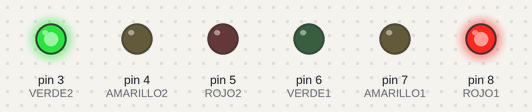
This sketch was run on a simulated Arduino Uno, built with avr-gcc and run on an emulated ATmega328P. Parts: output pins drawn as LEDs (lit = HIGH).

Above: at 2.5 s.
At 6.0 s:
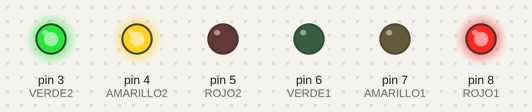
At 9.5 s:
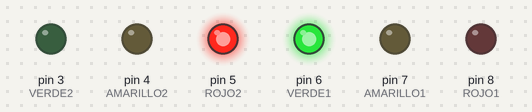
At 13.0 s:
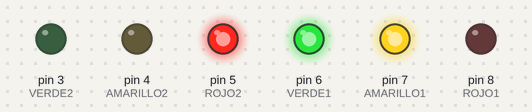
Timing chart, 0 to 18.2 s (numbered marks = the images above):
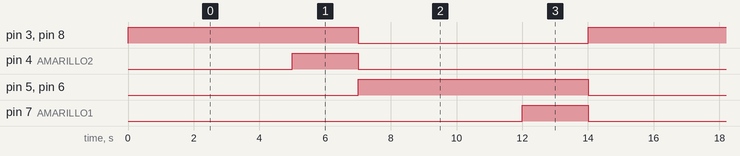

The sketch:

SEMAFOROS_v3_2_Pablo.ino
```cpp
/*
***************************************************************************************
*                               CURSO ARDUINO SCEU - UTN.BA                           *
*                                                                                     *
*                                TP 1: SEMAFORO - 04.10.16                            *
*                                     Ing. Pablo Sualdo                               *
*                                      v3.3 - 10.10.16                                *
*       El objetivo es realizar una transición simplificada de luces de semaforo      *
*                                 en dos esquinas (1) y (2)                           *
*                                                                                     *
***************************************************************************************
*/

// Definicion de constantes:
const int paso = 5000;
const int trans = 2000;

void setup() {
  pinMode(8,OUTPUT);  //ROJO1
  pinMode(7,OUTPUT);  //AMARILLO1
  pinMode(6,OUTPUT);  //VERDE1
  pinMode(5,OUTPUT);  //ROJO2
  pinMode(4,OUTPUT);  //AMARILLO2
  pinMode(3,OUTPUT);  //VERDE2
}

void loop() {
  digitalWrite(8,HIGH); //PRENDO ROJO1
  digitalWrite(3,HIGH); //PRENDO VERDE2
  delay(paso);          //Retardo de paso
  digitalWrite(4,HIGH); //PRENDO AMARILLO2
  delay(trans);         //Retardo de transicion
  digitalWrite(4,LOW);  //APAGO AMARILLO2
  digitalWrite(8,LOW);  //APAGO ROJO1
  digitalWrite(3,LOW);  //APAGO VERDE2
  digitalWrite(5,HIGH); //PRENDO ROJO2
  digitalWrite(6,HIGH); //PRENDO VERDE1
  delay(paso);          //Retardo de paso
  digitalWrite(7,HIGH); //PRENDO AMARILLO1
  delay(trans);         //Retardo de transicion
  digitalWrite(7,LOW);  //APAGO AMARILLO1
  digitalWrite(5,LOW);  //APAGO ROJO2
  digitalWrite(6,LOW);  //APAGO VERDE1
}
```

Measured:
- by itself, pin 3 (VERDE2), pin 5 (ROJO2), pin 6 (VERDE1), pin 8 (ROJO1): alternates HIGH for 7.0 s and LOW for 7.0 s
- by itself, pin 4 (AMARILLO2), pin 7 (AMARILLO1): alternates HIGH for 2.0 s and LOW for 12.0 s
- by itself, everything shown: repeats every 14.0 s, in 5 steps
